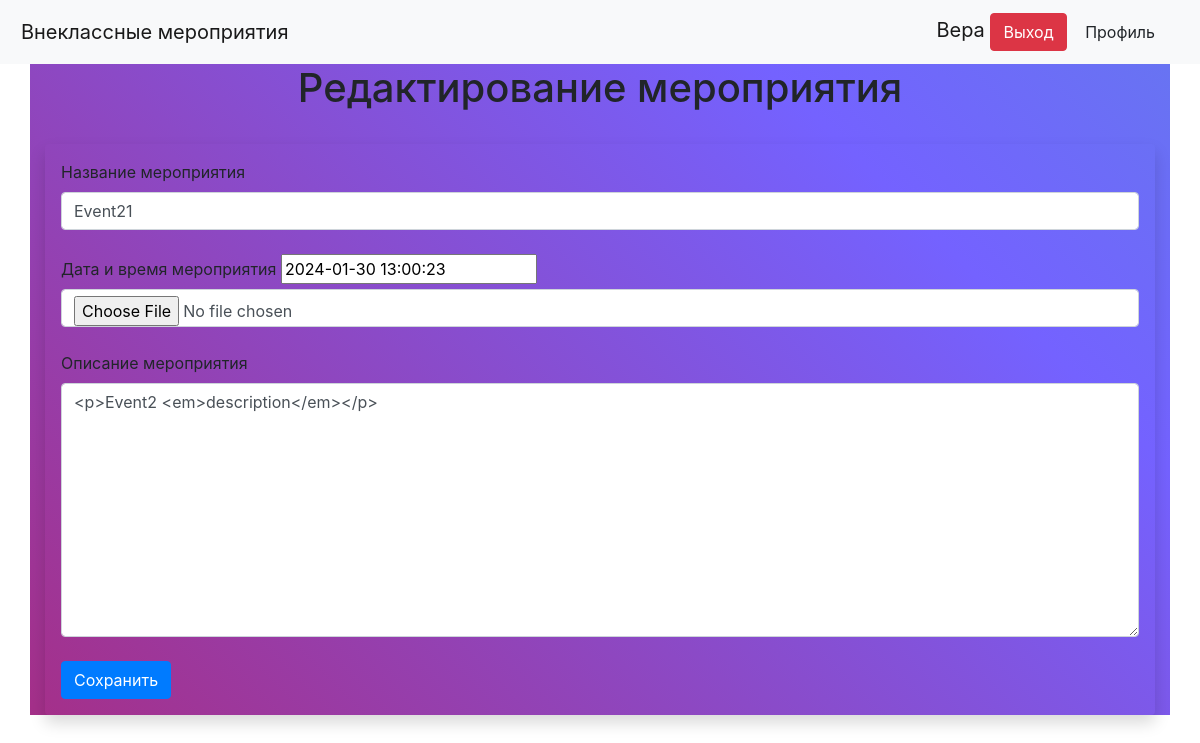
The page /events/edit/2 (signed in) on the database its author committed.
### data/users.py (models this page shows, shortened)
class User(SqlAlchemyBase, UserMixin):
    __tablename__ = 'users'
    id = db.Column(db.Integer, primary_key=True, autoincrement=True)
    name = db.Column(db.VARCHAR, nullable=True)
    email = db.Column(db.VARCHAR, index=True, unique=True, nullable=True)
    last_name = db.Column(db.VARCHAR, nullable=True)
    fathers_name = db.Column(db.VARCHAR, nullable=True)
    occupation = db.Column(db.VARCHAR, nullable=True)
    school_num = db.Column(db.VARCHAR, nullable=True)
    class_num = db.Column(db.VARCHAR, nullable=True)
    city = db.Column(db.VARCHAR, nullable=True)
    about = db.Column(db.VARCHAR, nullable=True)
    hashed_password = db.Column(db.VARCHAR, nullable=True)
    created_date = db.Column(db.DateTime, default=datetime.datetime.now)
    is_active = db.Column(db.CHAR, nullable=True)
    profile_picture = db.Column(db.VARCHAR, nullable=True)
    events = orm.relationship("Events", backref='event_poster')
    feedbacks = orm.relationship("Feedbacks", backref='feedback_poster')

### data/events.py (models this page shows)
class Events(SqlAlchemyBase):
    __tablename__ = 'events'
    id = db.Column(db.Integer, primary_key=True, autoincrement=True)
    title = db.Column(db.VARCHAR, nullable=False)
    description = db.Column(db.VARCHAR, nullable=False)
    event_picture = db.Column(db.VARCHAR, nullable=True)
    event_date_time = db.Column(db.DateTime, default=datetime.datetime.now)
    created_date = db.Column(db.DateTime, default=datetime.datetime.now)
    poster_id = db.Column(db.Integer, db.ForeignKey("users.id"))
    category_id = db.Column(db.Integer, db.ForeignKey("categories.id"))
    feedbacks = orm.relationship("Feedbacks", backref='event')

### main.py (the view, shortened to what this page needs)
@app.route('/events/edit/<int:id>', methods=['GET', 'POST'])
def edit_event(id):
    db_sess = db_session.create_session()
    event = db_sess.query(Events).filter(Events.id == id).first()
    form = EventForm()
    if current_user.id == event.poster_id or current_user.id == 1:
        form.title.data = event.title
        form.description.data = event.description
        form.event_date_time.data = event.event_date_time
        return render_template('edit_event.html', form=form)

### forms/event.py
class EventForm(FlaskForm):
    title = StringField('Название мероприятия', validators=[DataRequired()])
    description = CKEditorField("Описание мероприятия", validators=[DataRequired()])
    event_picture = FileField("Фото")
    event_date_time = DateTimeField("Дата и время мероприятия", validators=[DataRequired()])
    submit = SubmitField('Сохранить')

### data/db_session.py (called while the page is built)
def create_session() -> Session:
    global __factory
    return __factory()

### main.py (called while the page is built)
@login_manager.user_loader
def load_user(user_id):
    db_sess = db_session.create_session()
    return db_sess.query(User).get(user_id)

### templates/edit_event.html (shortened to what this page needs)
{% extends "base.html" %}
{% block content %}
{% if current_user.is_authenticated %}
	<h1>Редактирование мероприятия</h1>
	<br/>
	<div class="shadow p-3 mb-5 bg-body rounded">
		<form action="" method="POST" enctype="multipart/form-data">
			{{ form.title.label(class="form-label") }}
			{{ form.title(class="form-control") }}
			<br/>
			{{ form.event_date_time.label(class="form-label") }}
			{{ form.event_date_time(class="DateTimeField") }}
			<br/>
			{{ form.event_picture(class="form-control") }}
			<br/>
			{{ form.description.label(class="form-label") }}
			{{ form.description(class="form-control", rows="10") }}
			<br/>
			{{ form.submit(class="btn btn-primary") }}
		</form>
	</div>
{% else %}
	<h2> Для редактирования мероприятия необходимо войти в систему...</h2>
	<a href="{{ url_for('login') }}">Вход в систему</a>
{% endif %}
{% endblock %}

### templates/base.html (shortened to what this page needs)
<!doctype html>
<html lang="en">
<head>
    <link rel="stylesheet"
          href="https://stackpath.bootstrapcdn.com/bootstrap/4.4.1/css/bootstrap.min.css"
>
    <link rel="stylesheet" type="text/css" href="{{url_for('static', filename='css/style.css')}}" />
    <link rel="stylesheet" type="text/css" href="{{url_for('static', filename='css/style_maps.css')}}" />
    <link rel="stylesheet" type="text/css" href="{{url_for('static', filename='css/style_def.css')}}" />
    <link rel="stylesheet" type="text/css" href="{{url_for('static', filename='css/info.css')}}" />
</head>
<body>
<header>
    <nav class="navbar navbar-light bg-light">
        <a class="navbar-brand" href="/">Внеклассные мероприятия</a>
        <div class="navbar-brand">
        {% if current_user.is_authenticated %}
                {{ current_user.name }}
                <a class="btn btn-danger" href="/logout" >Выход</a>
                <a class="btn" href="/profile" >Профиль</a>
        {% else %}
                <a class="btn btn-primary" href="/register">Зарегистрироваться</a>
                <a class="btn btn-success" href="/login">Войти</a>
        {% endif %}
        </div>
    </nav>
</header>
<main role="main" class="container">
    {% block content %}{% endblock %}
</main>
</body>
</html>

### static/css/style.css (style rules this page uses)
.container { height: 100%; width: 100%; background: linear-gradient(45deg, #d2001a, #7462ff, #23d5ab); background-size: 300% 300%; animation: color 12s ease-in-out infinite; }
a { color: #FFF; }

### static/css/style_maps.css (style rules this page uses)
a { text-align: center; padding: 5px; }
h1 { text-align: center; }

### static/css/style_def.css (style rules this page uses)
* { margin: 0; }

### rows shown on the page
User: name "Вера"
Events: title "Event21", event_date_time "2024-01-30 13:00:23", description "<p>Event2 <em>description</em></p>"
